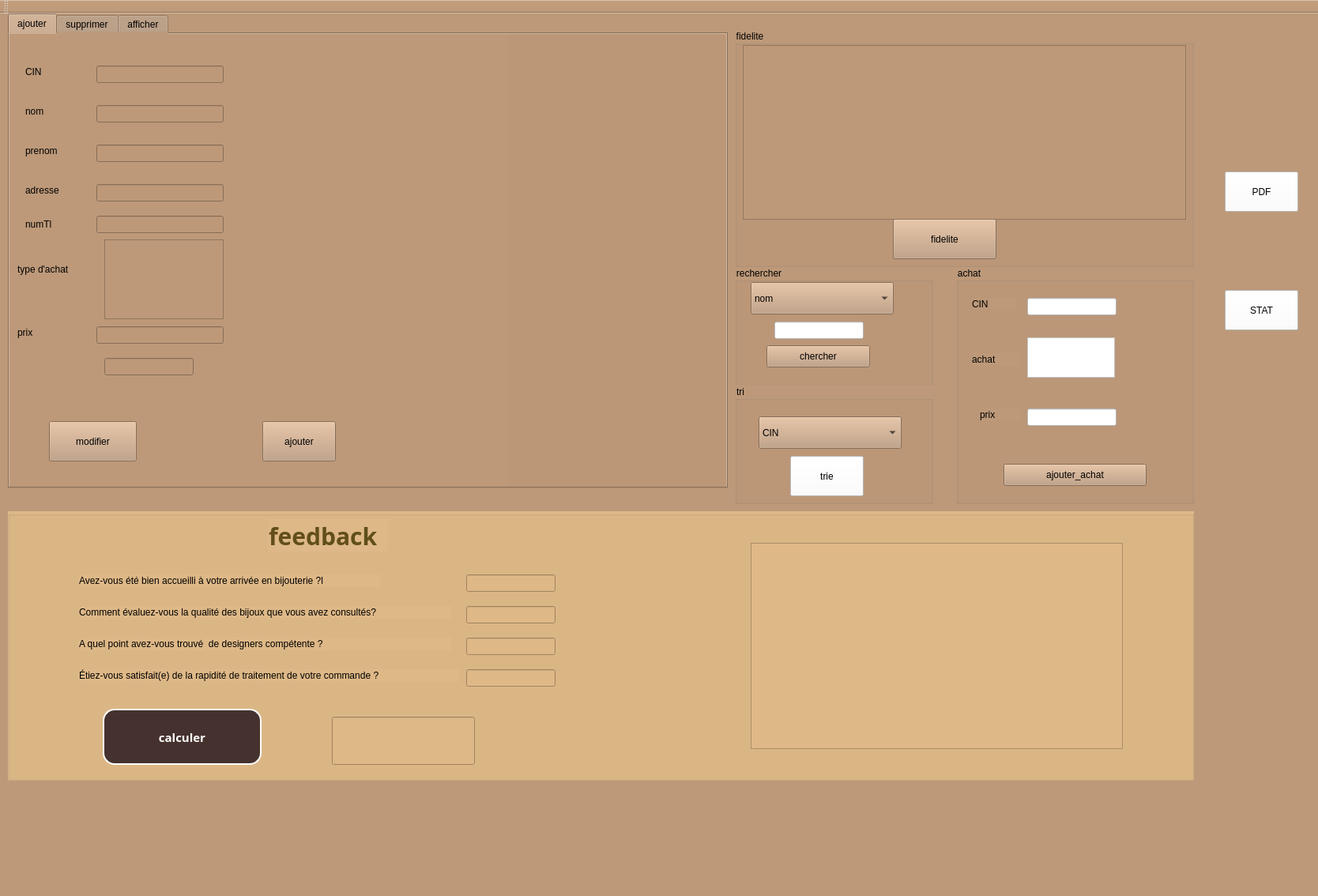
<?xml version="1.0" encoding="UTF-8"?>
<ui version="4.0">
 <class>MainWindow</class>
 <widget class="QMainWindow" name="MainWindow">
  <property name="geometry">
   <rect>
    <x>0</x>
    <y>0</y>
    <width>1668</width>
    <height>1134</height>
   </rect>
  </property>
  <property name="windowTitle">
   <string>Gestion des Clients</string>
  </property>
  <property name="styleSheet">
   <string notr="true">background-color: rgb(189, 153, 121);</string>
  </property>
  <widget class="QWidget" name="centralWidget">
   <widget class="QTabWidget" name="aaaaaaaaa">
    <property name="geometry">
     <rect>
      <x>10</x>
      <y>0</y>
      <width>911</width>
      <height>601</height>
     </rect>
    </property>
    <property name="currentIndex">
     <number>0</number>
    </property>
    <widget class="QWidget" name="ajouter">
     <attribute name="title">
      <string>ajouter</string>
     </attribute>
     <widget class="QGroupBox" name="groupBox">
      <property name="geometry">
       <rect>
        <x>-310</x>
        <y>-130</y>
        <width>1421</width>
        <height>921</height>
       </rect>
      </property>
      <property name="title">
       <string>ajout</string>
      </property>
      <widget class="QGroupBox" name="groupBox_3">
       <property name="geometry">
        <rect>
         <x>310</x>
         <y>120</y>
         <width>631</width>
         <height>651</height>
        </rect>
       </property>
       <property name="title">
        <string>ajout</string>
       </property>
       <widget class="QLabel" name="label_12">
        <property name="geometry">
         <rect>
          <x>20</x>
          <y>100</y>
          <width>56</width>
          <height>16</height>
         </rect>
        </property>
        <property name="styleSheet">
         <string notr="true">font: 10pt &quot;Arial Rounded MT Bold&quot;;</string>
        </property>
        <property name="text">
         <string>nom</string>
        </property>
       </widget>
       <widget class="QLabel" name="label_13">
        <property name="geometry">
         <rect>
          <x>20</x>
          <y>150</y>
          <width>71</width>
          <height>16</height>
         </rect>
        </property>
        <property name="styleSheet">
         <string notr="true">font: 10pt &quot;Arial Rounded MT Bold&quot;;</string>
        </property>
        <property name="text">
         <string>prenom</string>
        </property>
       </widget>
       <widget class="QLabel" name="label_14">
        <property name="geometry">
         <rect>
          <x>20</x>
          <y>200</y>
          <width>71</width>
          <height>16</height>
         </rect>
        </property>
        <property name="styleSheet">
         <string notr="true">font: 10pt &quot;Arial Rounded MT Bold&quot;;</string>
        </property>
        <property name="text">
         <string>adresse</string>
        </property>
       </widget>
       <widget class="QLabel" name="label_15">
        <property name="geometry">
         <rect>
          <x>20</x>
          <y>50</y>
          <width>56</width>
          <height>16</height>
         </rect>
        </property>
        <property name="styleSheet">
         <string notr="true">font: 10pt &quot;Arial Rounded MT Bold&quot;;</string>
        </property>
        <property name="text">
         <string>CIN</string>
        </property>
       </widget>
       <widget class="QLabel" name="label_16">
        <property name="geometry">
         <rect>
          <x>20</x>
          <y>240</y>
          <width>56</width>
          <height>21</height>
         </rect>
        </property>
        <property name="styleSheet">
         <string notr="true">font: 10pt &quot;Arial Rounded MT Bold&quot;;</string>
        </property>
        <property name="text">
         <string>numTl</string>
        </property>
       </widget>
       <widget class="QLineEdit" name="nom_LE">
        <property name="geometry">
         <rect>
          <x>110</x>
          <y>100</y>
          <width>161</width>
          <height>22</height>
         </rect>
        </property>
        <property name="text">
         <string/>
        </property>
       </widget>
       <widget class="QLineEdit" name="prenom_LE">
        <property name="geometry">
         <rect>
          <x>110</x>
          <y>150</y>
          <width>161</width>
          <height>22</height>
         </rect>
        </property>
        <property name="text">
         <string/>
        </property>
       </widget>
       <widget class="QLineEdit" name="adresse_LE">
        <property name="geometry">
         <rect>
          <x>110</x>
          <y>200</y>
          <width>161</width>
          <height>22</height>
         </rect>
        </property>
       </widget>
       <widget class="QLineEdit" name="CIN_LE">
        <property name="geometry">
         <rect>
          <x>110</x>
          <y>50</y>
          <width>161</width>
          <height>22</height>
         </rect>
        </property>
       </widget>
       <widget class="QLineEdit" name="numTl__LE">
        <property name="geometry">
         <rect>
          <x>110</x>
          <y>240</y>
          <width>161</width>
          <height>22</height>
         </rect>
        </property>
       </widget>
       <widget class="QPushButton" name="ajouter_client">
        <property name="geometry">
         <rect>
          <x>320</x>
          <y>500</y>
          <width>93</width>
          <height>51</height>
         </rect>
        </property>
        <property name="styleSheet">
         <string notr="true">font: 15pt &quot;MV Boli&quot;;</string>
        </property>
        <property name="text">
         <string>ajouter</string>
        </property>
       </widget>
       <widget class="QPushButton" name="modifier_client">
        <property name="geometry">
         <rect>
          <x>50</x>
          <y>500</y>
          <width>111</width>
          <height>51</height>
         </rect>
        </property>
        <property name="styleSheet">
         <string notr="true">font: 15pt &quot;MV Boli&quot;;</string>
        </property>
        <property name="text">
         <string>modifier</string>
        </property>
       </widget>
       <widget class="QLabel" name="uid">
        <property name="geometry">
         <rect>
          <x>0</x>
          <y>-30</y>
          <width>901</width>
          <height>651</height>
         </rect>
        </property>
        <property name="text">
         <string/>
        </property>
        <property name="pixmap">
         <pixmap>../387488608_1298659884866494_7454712925927752354_n.jpg</pixmap>
        </property>
        <property name="scaledContents">
         <bool>true</bool>
        </property>
       </widget>
       <widget class="QLabel" name="label_9">
        <property name="geometry">
         <rect>
          <x>10</x>
          <y>300</y>
          <width>111</width>
          <height>16</height>
         </rect>
        </property>
        <property name="styleSheet">
         <string notr="true">font: 10pt &quot;Arial Rounded MT Bold&quot;;</string>
        </property>
        <property name="text">
         <string>type d'achat</string>
        </property>
       </widget>
       <widget class="QLabel" name="label_10">
        <property name="geometry">
         <rect>
          <x>10</x>
          <y>380</y>
          <width>111</width>
          <height>16</height>
         </rect>
        </property>
        <property name="styleSheet">
         <string notr="true">font: 10pt &quot;Arial Rounded MT Bold&quot;;</string>
        </property>
        <property name="text">
         <string>prix</string>
        </property>
       </widget>
       <widget class="QLineEdit" name="prix">
        <property name="geometry">
         <rect>
          <x>110</x>
          <y>380</y>
          <width>161</width>
          <height>22</height>
         </rect>
        </property>
       </widget>
       <widget class="QTextEdit" name="type_achat">
        <property name="geometry">
         <rect>
          <x>120</x>
          <y>270</y>
          <width>151</width>
          <height>101</height>
         </rect>
        </property>
       </widget>
       <widget class="QLineEdit" name="lineEdit">
        <property name="geometry">
         <rect>
          <x>120</x>
          <y>420</y>
          <width>113</width>
          <height>22</height>
         </rect>
        </property>
       </widget>
       <zorder>uid</zorder>
       <zorder>label_12</zorder>
       <zorder>label_13</zorder>
       <zorder>label_14</zorder>
       <zorder>label_15</zorder>
       <zorder>label_16</zorder>
       <zorder>nom_LE</zorder>
       <zorder>prenom_LE</zorder>
       <zorder>adresse_LE</zorder>
       <zorder>CIN_LE</zorder>
       <zorder>numTl__LE</zorder>
       <zorder>ajouter_client</zorder>
       <zorder>modifier_client</zorder>
       <zorder>label_9</zorder>
       <zorder>label_10</zorder>
       <zorder>prix</zorder>
       <zorder>type_achat</zorder>
       <zorder>lineEdit</zorder>
      </widget>
     </widget>
    </widget>
    <widget class="QWidget" name="tab">
     <attribute name="title">
      <string>supprimer</string>
     </attribute>
     <widget class="QGroupBox" name="groupBox_4">
      <property name="geometry">
       <rect>
        <x>30</x>
        <y>150</y>
        <width>451</width>
        <height>271</height>
       </rect>
      </property>
      <property name="title">
       <string/>
      </property>
      <widget class="QLineEdit" name="supp">
       <property name="geometry">
        <rect>
         <x>162</x>
         <y>70</y>
         <width>141</width>
         <height>22</height>
        </rect>
       </property>
       <property name="styleSheet">
        <string notr="true">background-color: rgb(255, 255, 255);</string>
       </property>
      </widget>
      <widget class="QLabel" name="label_6">
       <property name="geometry">
        <rect>
         <x>100</x>
         <y>70</y>
         <width>56</width>
         <height>20</height>
        </rect>
       </property>
       <property name="styleSheet">
        <string notr="true">font: 10pt &quot;Arial Rounded MT Bold&quot;;</string>
       </property>
       <property name="text">
        <string>CIN</string>
       </property>
      </widget>
      <widget class="QPushButton" name="supp_client">
       <property name="geometry">
        <rect>
         <x>230</x>
         <y>120</y>
         <width>141</width>
         <height>28</height>
        </rect>
       </property>
       <property name="styleSheet">
        <string notr="true">font: 15pt &quot;MV Boli&quot;;
color: rgb(69, 50, 46);</string>
       </property>
       <property name="text">
        <string>supprimer</string>
       </property>
      </widget>
      <widget class="QLabel" name="label_4">
       <property name="geometry">
        <rect>
         <x>-160</x>
         <y>-270</y>
         <width>1031</width>
         <height>741</height>
        </rect>
       </property>
       <property name="text">
        <string/>
       </property>
       <property name="pixmap">
        <pixmap>../387488608_1298659884866494_7454712925927752354_n.jpg</pixmap>
       </property>
       <property name="scaledContents">
        <bool>true</bool>
       </property>
      </widget>
      <zorder>label_4</zorder>
      <zorder>supp</zorder>
      <zorder>label_6</zorder>
      <zorder>supp_client</zorder>
     </widget>
     <widget class="QLabel" name="label_3">
      <property name="geometry">
       <rect>
        <x>-120</x>
        <y>-190</y>
        <width>1021</width>
        <height>831</height>
       </rect>
      </property>
      <property name="text">
       <string/>
      </property>
      <property name="pixmap">
       <pixmap>../387488608_1298659884866494_7454712925927752354_n.jpg</pixmap>
      </property>
      <property name="scaledContents">
       <bool>true</bool>
      </property>
     </widget>
     <zorder>label_3</zorder>
     <zorder>groupBox_4</zorder>
    </widget>
    <widget class="QWidget" name="afficher">
     <attribute name="title">
      <string>afficher</string>
     </attribute>
     <widget class="QTableView" name="tab_client">
      <property name="geometry">
       <rect>
        <x>0</x>
        <y>0</y>
        <width>901</width>
        <height>481</height>
       </rect>
      </property>
     </widget>
     <widget class="QPushButton" name="afficher_client">
      <property name="geometry">
       <rect>
        <x>330</x>
        <y>500</y>
        <width>131</width>
        <height>51</height>
       </rect>
      </property>
      <property name="styleSheet">
       <string notr="true">font: 15pt &quot;MV Boli&quot;;</string>
      </property>
      <property name="text">
       <string>afficher</string>
      </property>
     </widget>
    </widget>
   </widget>
   <widget class="QPushButton" name="PDF_client">
    <property name="geometry">
     <rect>
      <x>1550</x>
      <y>200</y>
      <width>93</width>
      <height>51</height>
     </rect>
    </property>
    <property name="styleSheet">
     <string notr="true">font: 15pt &quot;MV Boli&quot;;
background-color: rgb(255, 255, 255);</string>
    </property>
    <property name="text">
     <string>PDF</string>
    </property>
   </widget>
   <widget class="QGroupBox" name="rechercher">
    <property name="geometry">
     <rect>
      <x>930</x>
      <y>320</y>
      <width>251</width>
      <height>151</height>
     </rect>
    </property>
    <property name="title">
     <string>rechercher</string>
    </property>
    <widget class="QPushButton" name="chercher_client">
     <property name="geometry">
      <rect>
       <x>40</x>
       <y>100</y>
       <width>131</width>
       <height>28</height>
      </rect>
     </property>
     <property name="styleSheet">
      <string notr="true">font: 15pt &quot;MV Boli&quot;;</string>
     </property>
     <property name="text">
      <string>chercher</string>
     </property>
    </widget>
    <widget class="QLineEdit" name="lineEditSearch">
     <property name="geometry">
      <rect>
       <x>50</x>
       <y>70</y>
       <width>113</width>
       <height>22</height>
      </rect>
     </property>
     <property name="styleSheet">
      <string notr="true">background-color: rgb(255, 255, 255);</string>
     </property>
    </widget>
    <widget class="QComboBox" name="chercher_selon">
     <property name="geometry">
      <rect>
       <x>20</x>
       <y>20</y>
       <width>181</width>
       <height>41</height>
      </rect>
     </property>
     <item>
      <property name="text">
       <string>nom</string>
      </property>
     </item>
     <item>
      <property name="text">
       <string>adresse</string>
      </property>
     </item>
     <item>
      <property name="text">
       <string>CIN</string>
      </property>
     </item>
    </widget>
    <zorder>lineEditSearch</zorder>
    <zorder>chercher_client</zorder>
    <zorder>chercher_selon</zorder>
   </widget>
   <widget class="QGroupBox" name="achat">
    <property name="geometry">
     <rect>
      <x>1210</x>
      <y>320</y>
      <width>301</width>
      <height>301</height>
     </rect>
    </property>
    <property name="title">
     <string>achat</string>
    </property>
    <widget class="QPushButton" name="ajouter_achat">
     <property name="geometry">
      <rect>
       <x>60</x>
       <y>250</y>
       <width>181</width>
       <height>28</height>
      </rect>
     </property>
     <property name="styleSheet">
      <string notr="true">font: 15pt &quot;MV Boli&quot;;</string>
     </property>
     <property name="text">
      <string>ajouter_achat</string>
     </property>
    </widget>
    <widget class="QLineEdit" name="CIN">
     <property name="geometry">
      <rect>
       <x>90</x>
       <y>40</y>
       <width>113</width>
       <height>22</height>
      </rect>
     </property>
     <property name="styleSheet">
      <string notr="true">background-color: rgb(255, 255, 255);</string>
     </property>
    </widget>
    <widget class="QLabel" name="label_5">
     <property name="geometry">
      <rect>
       <x>20</x>
       <y>40</y>
       <width>56</width>
       <height>16</height>
      </rect>
     </property>
     <property name="styleSheet">
      <string notr="true">font: 10pt &quot;Arial Rounded MT Bold&quot;;</string>
     </property>
     <property name="text">
      <string>CIN</string>
     </property>
    </widget>
    <widget class="QLabel" name="label_7">
     <property name="geometry">
      <rect>
       <x>20</x>
       <y>110</y>
       <width>61</width>
       <height>16</height>
      </rect>
     </property>
     <property name="styleSheet">
      <string notr="true">font: 10pt &quot;Arial Rounded MT Bold&quot;;</string>
     </property>
     <property name="text">
      <string>achat </string>
     </property>
    </widget>
    <widget class="QLabel" name="label_8">
     <property name="geometry">
      <rect>
       <x>30</x>
       <y>180</y>
       <width>51</width>
       <height>16</height>
      </rect>
     </property>
     <property name="styleSheet">
      <string notr="true">font: 10pt &quot;Arial Rounded MT Bold&quot;;</string>
     </property>
     <property name="text">
      <string>prix</string>
     </property>
    </widget>
    <widget class="QLineEdit" name="prix_ajouter">
     <property name="geometry">
      <rect>
       <x>90</x>
       <y>180</y>
       <width>113</width>
       <height>22</height>
      </rect>
     </property>
     <property name="styleSheet">
      <string notr="true">background-color: rgb(255, 255, 255);</string>
     </property>
    </widget>
    <widget class="QTextEdit" name="type_achat_ajouter">
     <property name="geometry">
      <rect>
       <x>90</x>
       <y>90</y>
       <width>111</width>
       <height>51</height>
      </rect>
     </property>
     <property name="styleSheet">
      <string notr="true">background-color: rgb(255, 255, 255);</string>
     </property>
    </widget>
   </widget>
   <widget class="QGroupBox" name="fidelite_2">
    <property name="geometry">
     <rect>
      <x>930</x>
      <y>20</y>
      <width>581</width>
      <height>301</height>
     </rect>
    </property>
    <property name="title">
     <string>fidelite</string>
    </property>
    <widget class="QPushButton" name="fidelite">
     <property name="geometry">
      <rect>
       <x>200</x>
       <y>240</y>
       <width>131</width>
       <height>51</height>
      </rect>
     </property>
     <property name="styleSheet">
      <string notr="true">font: 15pt &quot;MV Boli&quot;;</string>
     </property>
     <property name="text">
      <string>fidelite</string>
     </property>
    </widget>
    <widget class="QTableView" name="loyaltyTableView">
     <property name="geometry">
      <rect>
       <x>10</x>
       <y>20</y>
       <width>561</width>
       <height>221</height>
      </rect>
     </property>
    </widget>
   </widget>
   <widget class="QGroupBox" name="rechercher_2">
    <property name="geometry">
     <rect>
      <x>930</x>
      <y>470</y>
      <width>251</width>
      <height>151</height>
     </rect>
    </property>
    <property name="title">
     <string>tri</string>
    </property>
    <widget class="QPushButton" name="trier_client">
     <property name="geometry">
      <rect>
       <x>70</x>
       <y>90</y>
       <width>93</width>
       <height>51</height>
      </rect>
     </property>
     <property name="styleSheet">
      <string notr="true">font: 15pt &quot;MV Boli&quot;;
background-color: rgb(255, 255, 255);
</string>
     </property>
     <property name="text">
      <string>trie</string>
     </property>
    </widget>
    <widget class="QComboBox" name="trier_selon">
     <property name="geometry">
      <rect>
       <x>30</x>
       <y>40</y>
       <width>181</width>
       <height>41</height>
      </rect>
     </property>
     <item>
      <property name="text">
       <string>CIN</string>
      </property>
     </item>
     <item>
      <property name="text">
       <string>nom</string>
      </property>
     </item>
     <item>
      <property name="text">
       <string>prenom</string>
      </property>
     </item>
    </widget>
   </widget>
   <widget class="QPushButton" name="STAT_client">
    <property name="geometry">
     <rect>
      <x>1550</x>
      <y>350</y>
      <width>93</width>
      <height>51</height>
     </rect>
    </property>
    <property name="styleSheet">
     <string notr="true">font: 15pt &quot;MV Boli&quot;;
background-color: rgb(255, 255, 255);</string>
    </property>
    <property name="text">
     <string>STAT</string>
    </property>
   </widget>
   <widget class="QGroupBox" name="groupBoxpatient_4">
    <property name="geometry">
     <rect>
      <x>10</x>
      <y>630</y>
      <width>1501</width>
      <height>341</height>
     </rect>
    </property>
    <property name="palette">
     <palette>
      <active>
       <colorrole role="Button">
        <brush brushstyle="SolidPattern">
         <color alpha="255">
          <red>222</red>
          <green>184</green>
          <blue>135</blue>
         </color>
        </brush>
       </colorrole>
       <colorrole role="Base">
        <brush brushstyle="SolidPattern">
         <color alpha="255">
          <red>222</red>
          <green>184</green>
          <blue>135</blue>
         </color>
        </brush>
       </colorrole>
       <colorrole role="Window">
        <brush brushstyle="SolidPattern">
         <color alpha="255">
          <red>222</red>
          <green>184</green>
          <blue>135</blue>
         </color>
        </brush>
       </colorrole>
      </active>
      <inactive>
       <colorrole role="Button">
        <brush brushstyle="SolidPattern">
         <color alpha="255">
          <red>222</red>
          <green>184</green>
          <blue>135</blue>
         </color>
        </brush>
       </colorrole>
       <colorrole role="Base">
        <brush brushstyle="SolidPattern">
         <color alpha="255">
          <red>222</red>
          <green>184</green>
          <blue>135</blue>
         </color>
        </brush>
       </colorrole>
       <colorrole role="Window">
        <brush brushstyle="SolidPattern">
         <color alpha="255">
          <red>222</red>
          <green>184</green>
          <blue>135</blue>
         </color>
        </brush>
       </colorrole>
      </inactive>
      <disabled>
       <colorrole role="Button">
        <brush brushstyle="SolidPattern">
         <color alpha="255">
          <red>222</red>
          <green>184</green>
          <blue>135</blue>
         </color>
        </brush>
       </colorrole>
       <colorrole role="Base">
        <brush brushstyle="SolidPattern">
         <color alpha="255">
          <red>222</red>
          <green>184</green>
          <blue>135</blue>
         </color>
        </brush>
       </colorrole>
       <colorrole role="Window">
        <brush brushstyle="SolidPattern">
         <color alpha="255">
          <red>222</red>
          <green>184</green>
          <blue>135</blue>
         </color>
        </brush>
       </colorrole>
      </disabled>
     </palette>
    </property>
    <property name="styleSheet">
     <string notr="true">background-color:rgb(222, 184, 135)


</string>
    </property>
    <property name="title">
     <string/>
    </property>
    <widget class="QLabel" name="question1">
     <property name="geometry">
      <rect>
       <x>90</x>
       <y>80</y>
       <width>381</width>
       <height>16</height>
      </rect>
     </property>
     <property name="styleSheet">
      <string notr="true">font: 9pt &quot;MS Shell Dlg 2&quot;;</string>
     </property>
     <property name="text">
      <string>Avez-vous été bien accueilli à votre arrivée en bijouterie ?l</string>
     </property>
    </widget>
    <widget class="QLabel" name="question2">
     <property name="geometry">
      <rect>
       <x>90</x>
       <y>120</y>
       <width>471</width>
       <height>16</height>
      </rect>
     </property>
     <property name="styleSheet">
      <string notr="true">font: 9pt &quot;MS Shell Dlg 2&quot;;</string>
     </property>
     <property name="text">
      <string>Comment évaluez-vous la qualité des bijoux que vous avez consultés?</string>
     </property>
    </widget>
    <widget class="QLabel" name="question3">
     <property name="geometry">
      <rect>
       <x>90</x>
       <y>160</y>
       <width>471</width>
       <height>16</height>
      </rect>
     </property>
     <property name="styleSheet">
      <string notr="true">font: 9pt &quot;MS Shell Dlg 2&quot;;</string>
     </property>
     <property name="text">
      <string>A quel point avez-vous trouvé  de designers compétente ?</string>
     </property>
    </widget>
    <widget class="QLabel" name="titre">
     <property name="geometry">
      <rect>
       <x>330</x>
       <y>10</y>
       <width>151</width>
       <height>41</height>
      </rect>
     </property>
     <property name="styleSheet">
      <string notr="true">font-weight: bold;
color: rgb(97, 78, 26);
font-size:30px;
font-family:century gothic;</string>
     </property>
     <property name="text">
      <string>feedback</string>
     </property>
    </widget>
    <widget class="QPushButton" name="calculer_client">
     <property name="geometry">
      <rect>
       <x>120</x>
       <y>250</y>
       <width>201</width>
       <height>71</height>
      </rect>
     </property>
     <property name="palette">
      <palette>
       <active>
        <colorrole role="WindowText">
         <brush brushstyle="SolidPattern">
          <color alpha="255">
           <red>255</red>
           <green>255</green>
           <blue>255</blue>
          </color>
         </brush>
        </colorrole>
        <colorrole role="Button">
         <brush brushstyle="SolidPattern">
          <color alpha="255">
           <red>69</red>
           <green>50</green>
           <blue>46</blue>
          </color>
         </brush>
        </colorrole>
        <colorrole role="Text">
         <brush brushstyle="SolidPattern">
          <color alpha="255">
           <red>255</red>
           <green>255</green>
           <blue>255</blue>
          </color>
         </brush>
        </colorrole>
        <colorrole role="ButtonText">
         <brush brushstyle="SolidPattern">
          <color alpha="255">
           <red>255</red>
           <green>255</green>
           <blue>255</blue>
          </color>
         </brush>
        </colorrole>
        <colorrole role="Base">
         <brush brushstyle="SolidPattern">
          <color alpha="255">
           <red>69</red>
           <green>50</green>
           <blue>46</blue>
          </color>
         </brush>
        </colorrole>
        <colorrole role="Window">
         <brush brushstyle="SolidPattern">
          <color alpha="255">
           <red>69</red>
           <green>50</green>
           <blue>46</blue>
          </color>
         </brush>
        </colorrole>
        <colorrole role="LinkVisited">
         <brush brushstyle="SolidPattern">
          <color alpha="255">
           <red>165</red>
           <green>165</green>
           <blue>170</blue>
          </color>
         </brush>
        </colorrole>
        <colorrole role="PlaceholderText">
         <brush brushstyle="NoBrush">
          <color alpha="128">
           <red>255</red>
           <green>255</green>
           <blue>255</blue>
          </color>
         </brush>
        </colorrole>
       </active>
       <inactive>
        <colorrole role="WindowText">
         <brush brushstyle="SolidPattern">
          <color alpha="255">
           <red>255</red>
           <green>255</green>
           <blue>255</blue>
          </color>
         </brush>
        </colorrole>
        <colorrole role="Button">
         <brush brushstyle="SolidPattern">
          <color alpha="255">
           <red>69</red>
           <green>50</green>
           <blue>46</blue>
          </color>
         </brush>
        </colorrole>
        <colorrole role="Text">
         <brush brushstyle="SolidPattern">
          <color alpha="255">
           <red>255</red>
           <green>255</green>
           <blue>255</blue>
          </color>
         </brush>
        </colorrole>
        <colorrole role="ButtonText">
         <brush brushstyle="SolidPattern">
          <color alpha="255">
           <red>255</red>
           <green>255</green>
           <blue>255</blue>
          </color>
         </brush>
        </colorrole>
        <colorrole role="Base">
         <brush brushstyle="SolidPattern">
          <color alpha="255">
           <red>69</red>
           <green>50</green>
           <blue>46</blue>
          </color>
         </brush>
        </colorrole>
        <colorrole role="Window">
         <brush brushstyle="SolidPattern">
          <color alpha="255">
           <red>69</red>
           <green>50</green>
           <blue>46</blue>
          </color>
         </brush>
        </colorrole>
        <colorrole role="LinkVisited">
         <brush brushstyle="SolidPattern">
          <color alpha="255">
           <red>165</red>
           <green>165</green>
           <blue>170</blue>
          </color>
         </brush>
        </colorrole>
        <colorrole role="PlaceholderText">
         <brush brushstyle="NoBrush">
          <color alpha="128">
           <red>255</red>
           <green>255</green>
           <blue>255</blue>
          </color>
         </brush>
        </colorrole>
       </inactive>
       <disabled>
        <colorrole role="WindowText">
         <brush brushstyle="SolidPattern">
          <color alpha="255">
           <red>255</red>
           <green>255</green>
           <blue>255</blue>
          </color>
         </brush>
        </colorrole>
        <colorrole role="Button">
         <brush brushstyle="SolidPattern">
          <color alpha="255">
           <red>69</red>
           <green>50</green>
           <blue>46</blue>
          </color>
         </brush>
        </colorrole>
        <colorrole role="Text">
         <brush brushstyle="SolidPattern">
          <color alpha="255">
           <red>255</red>
           <green>255</green>
           <blue>255</blue>
          </color>
         </brush>
        </colorrole>
        <colorrole role="ButtonText">
         <brush brushstyle="SolidPattern">
          <color alpha="255">
           <red>255</red>
           <green>255</green>
           <blue>255</blue>
          </color>
         </brush>
        </colorrole>
        <colorrole role="Base">
         <brush brushstyle="SolidPattern">
          <color alpha="255">
           <red>69</red>
           <green>50</green>
           <blue>46</blue>
          </color>
         </brush>
        </colorrole>
        <colorrole role="Window">
         <brush brushstyle="SolidPattern">
          <color alpha="255">
           <red>69</red>
           <green>50</green>
           <blue>46</blue>
          </color>
         </brush>
        </colorrole>
        <colorrole role="LinkVisited">
         <brush brushstyle="SolidPattern">
          <color alpha="255">
           <red>165</red>
           <green>165</green>
           <blue>170</blue>
          </color>
         </brush>
        </colorrole>
        <colorrole role="PlaceholderText">
         <brush brushstyle="NoBrush">
          <color alpha="128">
           <red>255</red>
           <green>255</green>
           <blue>255</blue>
          </color>
         </brush>
        </colorrole>
       </disabled>
      </palette>
     </property>
     <property name="styleSheet">
      <string notr="true">QPushButton{color:white;
border:2px solid white;
background:red;
border-radius:15px;
	background-color: rgb(69, 50, 46);
cursor:pointer;
font-family:century gothic;
font-weight: bold;
font-size:15px;}
QPushButton:hover{
background-color:black;}
</string>
     </property>
     <property name="text">
      <string>calculer</string>
     </property>
    </widget>
    <widget class="QLabel" name="question4">
     <property name="geometry">
      <rect>
       <x>90</x>
       <y>200</y>
       <width>481</width>
       <height>16</height>
      </rect>
     </property>
     <property name="styleSheet">
      <string notr="true">font: 9pt &quot;MS Shell Dlg 2&quot;;</string>
     </property>
     <property name="text">
      <string>Étiez-vous satisfait(e) de la rapidité de traitement de votre commande ?</string>
     </property>
    </widget>
    <widget class="QLineEdit" name="reponse1">
     <property name="geometry">
      <rect>
       <x>580</x>
       <y>80</y>
       <width>113</width>
       <height>22</height>
      </rect>
     </property>
     <property name="palette">
      <palette>
       <active>
        <colorrole role="Button">
         <brush brushstyle="SolidPattern">
          <color alpha="255">
           <red>222</red>
           <green>184</green>
           <blue>135</blue>
          </color>
         </brush>
        </colorrole>
        <colorrole role="Base">
         <brush brushstyle="SolidPattern">
          <color alpha="255">
           <red>222</red>
           <green>184</green>
           <blue>135</blue>
          </color>
         </brush>
        </colorrole>
        <colorrole role="Window">
         <brush brushstyle="SolidPattern">
          <color alpha="255">
           <red>222</red>
           <green>184</green>
           <blue>135</blue>
          </color>
         </brush>
        </colorrole>
       </active>
       <inactive>
        <colorrole role="Button">
         <brush brushstyle="SolidPattern">
          <color alpha="255">
           <red>222</red>
           <green>184</green>
           <blue>135</blue>
          </color>
         </brush>
        </colorrole>
        <colorrole role="Base">
         <brush brushstyle="SolidPattern">
          <color alpha="255">
           <red>222</red>
           <green>184</green>
           <blue>135</blue>
          </color>
         </brush>
        </colorrole>
        <colorrole role="Window">
         <brush brushstyle="SolidPattern">
          <color alpha="255">
           <red>222</red>
           <green>184</green>
           <blue>135</blue>
          </color>
         </brush>
        </colorrole>
       </inactive>
       <disabled>
        <colorrole role="Button">
         <brush brushstyle="SolidPattern">
          <color alpha="255">
           <red>222</red>
           <green>184</green>
           <blue>135</blue>
          </color>
         </brush>
        </colorrole>
        <colorrole role="Base">
         <brush brushstyle="SolidPattern">
          <color alpha="255">
           <red>222</red>
           <green>184</green>
           <blue>135</blue>
          </color>
         </brush>
        </colorrole>
        <colorrole role="Window">
         <brush brushstyle="SolidPattern">
          <color alpha="255">
           <red>222</red>
           <green>184</green>
           <blue>135</blue>
          </color>
         </brush>
        </colorrole>
       </disabled>
      </palette>
     </property>
     <property name="styleSheet">
      <string notr="true">background-color: rgb(109, 32, 33);
background-color: rgb(222, 184, 135);</string>
     </property>
    </widget>
    <widget class="QLineEdit" name="reponse4">
     <property name="geometry">
      <rect>
       <x>580</x>
       <y>200</y>
       <width>113</width>
       <height>22</height>
      </rect>
     </property>
    </widget>
    <widget class="QLineEdit" name="reponse3">
     <property name="geometry">
      <rect>
       <x>580</x>
       <y>160</y>
       <width>113</width>
       <height>22</height>
      </rect>
     </property>
    </widget>
    <widget class="QLineEdit" name="reponse2">
     <property name="geometry">
      <rect>
       <x>580</x>
       <y>120</y>
       <width>113</width>
       <height>22</height>
      </rect>
     </property>
    </widget>
    <widget class="QLineEdit" name="moyenne">
     <property name="geometry">
      <rect>
       <x>410</x>
       <y>260</y>
       <width>181</width>
       <height>61</height>
      </rect>
     </property>
    </widget>
    <widget class="QPlainTextEdit" name="resultTextEdit">
     <property name="geometry">
      <rect>
       <x>940</x>
       <y>40</y>
       <width>471</width>
       <height>261</height>
      </rect>
     </property>
    </widget>
   </widget>
   <zorder>aaaaaaaaa</zorder>
   <zorder>rechercher</zorder>
   <zorder>PDF_client</zorder>
   <zorder>achat</zorder>
   <zorder>fidelite_2</zorder>
   <zorder>rechercher_2</zorder>
   <zorder>STAT_client</zorder>
   <zorder>groupBoxpatient_4</zorder>
  </widget>
  <widget class="QMenuBar" name="menuBar">
   <property name="geometry">
    <rect>
     <x>0</x>
     <y>0</y>
     <width>1668</width>
     <height>26</height>
    </rect>
   </property>
  </widget>
  <widget class="QToolBar" name="mainToolBar">
   <attribute name="toolBarArea">
    <enum>TopToolBarArea</enum>
   </attribute>
   <attribute name="toolBarBreak">
    <bool>false</bool>
   </attribute>
  </widget>
  <widget class="QStatusBar" name="statusBar"/>
 </widget>
 <layoutdefault spacing="6" margin="11"/>
 <resources/>
 <connections/>
</ui>
